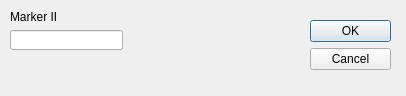
<?xml version="1.0" encoding="UTF-8"?>
<ui version="4.0">
 <class>AudioMarkupNavigatorDialog</class>
 <widget class="QDialog" name="AudioMarkupNavigatorDialog">
  <property name="windowModality">
   <enum>Qt::ApplicationModal</enum>
  </property>
  <property name="geometry">
   <rect>
    <x>0</x>
    <y>0</y>
    <width>406</width>
    <height>96</height>
   </rect>
  </property>
  <property name="focusPolicy">
   <enum>Qt::WheelFocus</enum>
  </property>
  <property name="windowTitle">
   <string>Go To Marker</string>
  </property>
  <property name="modal">
   <bool>true</bool>
  </property>
  <widget class="QDialogButtonBox" name="buttonBox">
   <property name="geometry">
    <rect>
     <x>310</x>
     <y>20</y>
     <width>81</width>
     <height>61</height>
    </rect>
   </property>
   <property name="orientation">
    <enum>Qt::Vertical</enum>
   </property>
   <property name="standardButtons">
    <set>QDialogButtonBox::Cancel|QDialogButtonBox::Ok</set>
   </property>
  </widget>
  <widget class="QLineEdit" name="lineEditMarkerId">
   <property name="geometry">
    <rect>
     <x>10</x>
     <y>30</y>
     <width>113</width>
     <height>20</height>
    </rect>
   </property>
  </widget>
  <widget class="QLabel" name="label">
   <property name="geometry">
    <rect>
     <x>10</x>
     <y>10</y>
     <width>46</width>
     <height>13</height>
    </rect>
   </property>
   <property name="text">
    <string>Marker ID</string>
   </property>
  </widget>
 </widget>
 <tabstops>
  <tabstop>lineEditMarkerId</tabstop>
 </tabstops>
 <resources/>
 <connections>
  <connection>
   <sender>buttonBox</sender>
   <signal>accepted()</signal>
   <receiver>AudioMarkupNavigatorDialog</receiver>
   <slot>accept()</slot>
   <hints>
    <hint type="sourcelabel">
     <x>248</x>
     <y>254</y>
    </hint>
    <hint type="destinationlabel">
     <x>157</x>
     <y>274</y>
    </hint>
   </hints>
  </connection>
  <connection>
   <sender>buttonBox</sender>
   <signal>rejected()</signal>
   <receiver>AudioMarkupNavigatorDialog</receiver>
   <slot>reject()</slot>
   <hints>
    <hint type="sourcelabel">
     <x>316</x>
     <y>260</y>
    </hint>
    <hint type="destinationlabel">
     <x>286</x>
     <y>274</y>
    </hint>
   </hints>
  </connection>
 </connections>
</ui>
